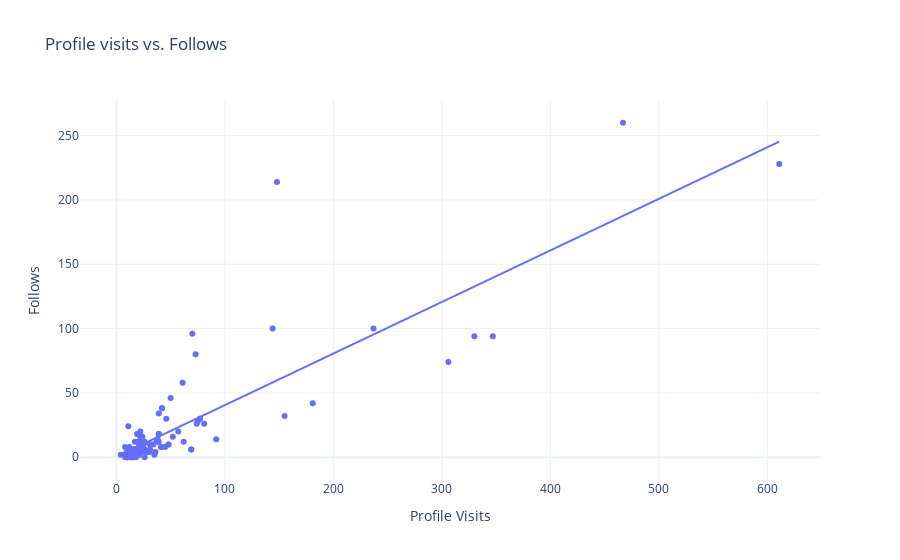

Here is the notebook cell this chart was saved with:
### Code cell
fig = px.scatter(df,x='Profile Visits',y='Follows',trendline = 'ols',title='Profile visits vs. Follows')
fig.show()

### Figure 1 — Plotly figure (JSON) as saved in the notebook; plotly's stock layout.template omitted (floating-point values rounded to 4 significant figures)
{"data": [{"hovertemplate": "Profile Visits=%{x}<br>Follows=%{y}<extra></extra>", "legendgroup": "", "marker": {"color": "#636efa", "symbol": "circle"}, "mode": "markers", "name": "", "orientation": "v", "showlegend": false, "type": "scatter", "x": [35, 48, 62, 23, 8, 9, 26, 12, 36, 31, 29, 15, 8, 20, 181, 17, 16, 21, 77, 10, 9, 11, 144, 14, 10, 19, 69, 11, 19, 9, 57, 13, 11, 24, 81, 4, 7, 14, 18, 8, 330, 21, 19, 32, 19, 21, 14, 30, 39, 42, 31, 20, 12, 22, 306, 13, 26, 16, 15, 15, 39, 21, 8, 45, 50, 37, 25, 347, 26, 48, 16, 26, 17, 52, 22, 41, 155, 12, 22, 20, 23, 25, 17, 16, 21, 77, 10, 14, 30, 39, 42, 31, 14, 10, 19, 69, 11, 19, 9, 38, 42, 92, 75, 21, 26, 39, 74, 467, 24, 70, 22, 46, 61, 237, 73, 20, 34, 148, 611], "xaxis": "x", "y": [2, 10, 12, 8, 0, 2, 0, 6, 4, 6, 4, 0, 2, 4, 42, 6, 2, 2, 30, 0, 0, 24, 100, 2, 4, 6, 6, 6, 2, 2, 20, 2, 4, 8, 26, 2, 2, 4, 0, 2, 94, 8, 18, 10, 4, 4, 4, 4, 18, 38, 10, 12, 4, 4, 74, 0, 6, 6, 0, 6, 12, 10, 8, 8, 46, 12, 10, 94, 6, 10, 6, 4, 12, 16, 12, 8, 32, 8, 16, 6, 10, 10, 6, 2, 2, 30, 0, 4, 4, 18, 38, 10, 2, 4, 6, 6, 6, 2, 2, 14, 8, 14, 28, 18, 12, 34, 26, 260, 16, 96, 20, 30, 58, 100, 80, 18, 10, 214, 228], "yaxis": "y"}, {"hovertemplate": "<b>OLS trendline</b><br>Follows = 0.400884 * Profile Visits + 0.46283<br>R<sup>2</sup>=0.727868<br><br>Profile Visits=%{x}<br>Follows=%{y} <b>(trend)</b><extra></extra>", "legendgroup": "", "marker": {"color": "#636efa", "symbol": "circle"}, "mode": "lines", "name": "", "showlegend": false, "type": "scatter", "x": [4, 7, 8, 8, 8, 8, 9, 9, 9, 9, 10, 10, 10, 10, 11, 11, 11, 11, 12, 12, 12, 13, 13, 14, 14, 14, 14, 14, 15, 15, 15, 16, 16, 16, 16, 17, 17, 17, 18, 19, 19, 19, 19, 19, 19, 20, 20, 20, 20, 21, 21, 21, 21, 21, 21, 22, 22, 22, 22, 23, 23, 24, 24, 25, 25, 26, 26, 26, 26, 26, 29, 30, 30, 31, 31, 31, 32, 34, 35, 36, 37, 38, 39, 39, 39, 39, 41, 42, 42, 42, 45, 46, 48, 48, 50, 52, 57, 61, 62, 69, 69, 70, 73, 74, 75, 77, 77, 81, 92, 144, 148, 155, 181, 237, 306, 330, 347, 467, 611], "xaxis": "x", "y": [2.066, 3.269, 3.67, 3.67, 3.67, 3.67, 4.071, 4.071, 4.071, 4.071, 4.472, 4.472, 4.472, 4.472, 4.873, 4.873, 4.873, 4.873, 5.273, 5.273, 5.273, 5.674, 5.674, 6.075, 6.075, 6.075, 6.075, 6.075, 6.476, 6.476, 6.476, 6.877, 6.877, 6.877, 6.877, 7.278, 7.278, 7.278, 7.679, 8.08, 8.08, 8.08, 8.08, 8.08, 8.08, 8.481, 8.481, 8.481, 8.481, 8.881, 8.881, 8.881, 8.881, 8.881, 8.881, 9.282, 9.282, 9.282, 9.282, 9.683, 9.683, 10.08, 10.08, 10.48, 10.48, 10.89, 10.89, 10.89, 10.89, 10.89, 12.09, 12.49, 12.49, 12.89, 12.89, 12.89, 13.29, 14.09, 14.49, 14.89, 15.3, 15.7, 16.1, 16.1, 16.1, 16.1, 16.9, 17.3, 17.3, 17.3, 18.5, 18.9, 19.71, 19.71, 20.51, 21.31, 23.31, 24.92, 25.32, 28.12, 28.12, 28.52, 29.73, 30.13, 30.53, 31.33, 31.33, 32.93, 37.34, 58.19, 59.79, 62.6, 73.02, 95.47, 123.1, 132.8, 139.6, 187.7, 245.4], "yaxis": "y"}], "layout": {"legend": {"tracegroupgap": 0}, "title": {"text": "Profile visits vs. Follows"}, "xaxis": {"anchor": "y", "domain": [0, 1], "title": {"text": "Profile Visits"}}, "yaxis": {"anchor": "x", "domain": [0, 1], "title": {"text": "Follows"}}}}
